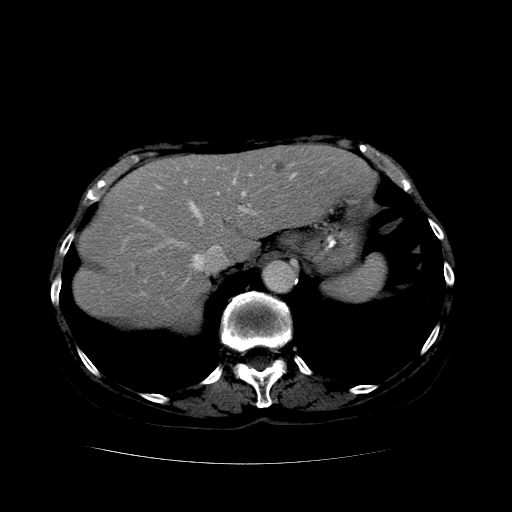
#> input picture Lectures Scripts/Data/Sample Liver Image.bmp, 512 x 512 px, found by its file name
$ python '[4] First Order Features for 2D.py'
#> lines starting #> are read from the running program, lines starting #| are printed output that depends on the picture; after the words box and inside, x2 and y2 are one past the last pixel; in counts of white or black regions, pixels touching at a corner belong together
### Lectures Scripts/Summer 2025 Codes v3/HMB_Summer_2025_Helpers.py
'''
========================================================================
        ╦ ╦┌─┐┌─┐┌─┐┌─┐┌┬┐  ╔╦╗┌─┐┌─┐┌┬┐┬ ┬  ╔╗ ┌─┐┬  ┌─┐┬ ┬┌─┐
        ╠═╣│ │└─┐└─┐├─┤│││  ║║║├─┤│ ┬ ││└┬┘  ╠╩╗├─┤│  ├─┤├─┤├─┤
        ╩ ╩└─┘└─┘└─┘┴ ┴┴ ┴  ╩ ╩┴ ┴└─┘─┴┘ ┴   ╚═╝┴ ┴┴─┘┴ ┴┴ ┴┴ ┴
========================================================================
# Author: Hossam Magdy Balaha
# Initial Creation Date: May 21st, 2025
# Last Modification Date: Jul 18th, 2025
# Permissions and Citation: Refer to the README file.
'''

# Import necessary libraries.
import os  # For file path operations.
import sys  # For system-specific parameters and functions.
import cv2  # For image processing tasks.
import pickle  # For serializing and deserializing Python objects.
import optuna  # For hyperparameter optimization.
import pandas as pd  # For data manipulation and analysis.
# Install the `shutup` library to suppress warnings: pip install shutup
import shutup  # To suppress the differ warnings.
import trimesh  # For 3D mesh operations and visualization.
import numpy as np  # For numerical operations.
import matplotlib.pyplot as plt  # For plotting and visualization.
# You can import specific classes from scikit-learn as needed.
from sklearn.preprocessing import *  # Import all preprocessing classes from scikit-learn.
from sklearn.metrics import *  # Import all metrics classes from scikit-learn.
from sklearn.model_selection import *  # Import all model selection classes from scikit-learn.

import matplotlib

# To avoid the "No display found" error when running on a server or headless environment.
matplotlib.use("Agg")

# To avoid RecursionError in large images.
# Default recursion limit is 1000.
sys.setrecursionlimit(10 ** 8)

# Suppress warnings from the `shutup` library.
shutup.please()  # Suppress all warnings from the `shutup` library.
#> (this line was passed over: shutup is not available in this run)
#> further down, caseImg is the input picture: shape (512, 512); min 0, max 255, mean 24.9
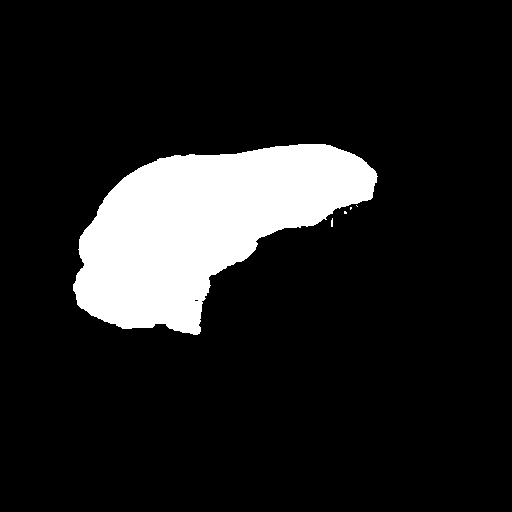
#> input picture Lectures Scripts/Data/Sample Liver Segmentation.bmp, 512 x 512 px, found by its file name
#> `caseSeg = cv2.imread(caseSegPath, cv2.IMREAD_GRAYSCALE)`: caseSeg: shape (512, 512); 12.6% white; 5 white regions (4 under 20 px), largest, box (x1, y1, x2, y2) and area: (73, 144, 378, 335) 32877


# ===========================================================================================
# Function(s) for reading and preprocessing 3D medical imaging data.
# ===========================================================================================

# [232 lines left out: functions ReadVolume, ReadVolumeSpecificClasses, ExtractMultipleObjectsFromROI, not called in this run]


# ===========================================================================================
# Function(s) for calculating first-order statistical features from an image.
# ===========================================================================================

def FirstOrderFeatures2D(img, mask, isNorm=True, ignoreZeros=True):
  """
  Calculate first-order statistical features from an image using a mask.

  Args:
      img (numpy.ndarray): The input image as a 2D NumPy array.
      mask (numpy.ndarray): The binary mask as a 2D NumPy array.
      isNorm (bool): Flag to indicate whether to normalize the histogram.
      ignoreZeros (bool): Flag to indicate whether to ignore zeros in the histogram.

  Returns:
      results (dict): A dictionary containing the calculated first-order features.
      hist2D (numpy.ndarray): The histogram of the pixel values in the region of interest.
  """
#> called with isNorm = True, ignoreZeros = True
  # Extract the Region of Interest (ROI) using the mask.
  roi = cv2.bitwise_and(img, mask)  # Apply bitwise AND operation to extract the ROI.
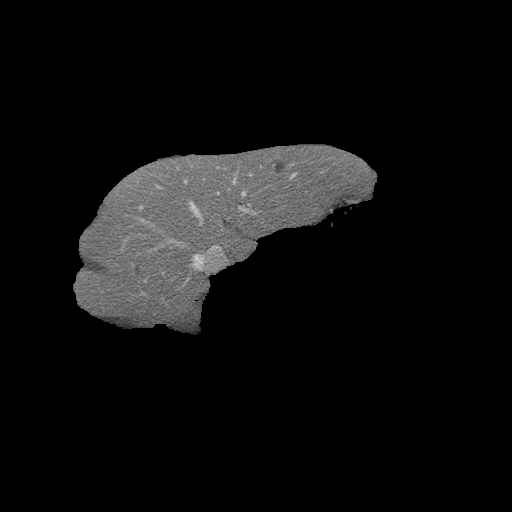
#> roi: shape (512, 512); min 0, max 214, mean 14.5

  # Crop the ROI to remove unnecessary background.
  x, y, w, h = cv2.boundingRect(roi)  # Get the bounding box coordinates of the ROI.
#> x = 73; y = 144; w = 305; h = 191
  cropped = roi[y:y + h, x:x + w]  # Crop the ROI using the bounding box coordinates.
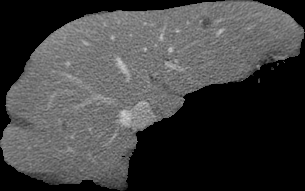
#> cropped: shape (191, 305); min 0, max 214, mean 65.2

  # Calculate the histogram of the cropped ROI.
  minVal = int(np.min(cropped))  # Find the minimum pixel value in the cropped ROI.
#> minVal = 0
  maxVal = int(np.max(cropped))  # Find the maximum pixel value in the cropped ROI.
#> maxVal = 214
  hist2D = []  # Initialize an empty list to store the histogram values.

  # Loop through each possible value in the range [minVal, maxVal].
  for i in range(minVal, maxVal + 1):
    hist2D.append(np.count_nonzero(cropped == i))  # Count occurrences of the value `i` in the cropped ROI.
#> after the loop, hist2D = 215 values, max 25352 at index 0, min 0 at index 2, mean 271
  hist2D = np.array(hist2D)  # Convert the histogram list to a NumPy array.

  # If ignoreZeros is True, set the first bin (background) to zero.
  if (ignoreZeros and (minVal == 0)):
    # Ignore the background (assumed to be the first bin in the histogram).
    hist2D = hist2D[1:]  # Remove the first bin (background).
#> hist2D = 214 values, max 956 at index 116, min 0 at index 1, mean 153.8
    minVal += 1  # Adjust the minimum value to exclude the background.
#> minVal = 1

  # Calculate the total count of values in the histogram before normalization.
  freqCount = np.sum(hist2D)  # Sum all frequencies in the histogram.
#> freqCount = 32903

  # Normalize the histogram if the flag is set.
  if (isNorm):
    # Normalize the histogram to represent probabilities.
    hist2D = hist2D / np.sum(hist2D)  # Divide each bin by the total count to normalize.
#> hist2D = 214 values, max 0.0291 at index 116, min 0 at index 1, mean 0.00467

  # Calculate the total count of values from the histogram after normalization.
  count = np.sum(hist2D)  # Sum all probabilities in the normalized histogram.
#> count = 1

  # Determine the range of values in the histogram.
  rng = np.arange(minVal, maxVal + 1)  # Create an array of values from `minVal` to `maxVal`.
#> rng = 214 values from 1 to 214

  # Calculate the sum of values from the histogram.
  sumVal = np.sum(hist2D * rng)  # Multiply each value by its frequency and sum the results.
#> sumVal = 115.4

  # Calculate the mean (average) value from the histogram.
  mean = sumVal / count  # Divide the total sum by the total count.
#> mean = 115.4

  # Calculate the variance from the histogram.
  variance = np.sum(hist2D * (rng - mean) ** 2) / count  # Measure of the spread of the data.
#> variance = 333.4

  # Calculate the standard deviation from the histogram.
  stdDev = np.sqrt(variance)  # Square root of the variance.
#> stdDev = 18.26

  # Calculate the skewness from the histogram.
  skewness = np.sum(hist2D * (rng - mean) ** 3) / (count * stdDev ** 3)  # Measure of asymmetry in the data.
#> skewness = -0.244

  # Calculate the kurtosis from the histogram.
  kurtosis = np.sum(hist2D * (rng - mean) ** 4) / (count * stdDev ** 4)  # Measure of the "tailedness" of the data.
#> kurtosis = 5.64

  # Calculate the excess kurtosis from the histogram.
  exKurtosis = kurtosis - 3  # Excess kurtosis relative to a normal distribution.
#> exKurtosis = 2.64

  # Store the results in a dictionary.
  results = {
    "Min"               : minVal,  # Minimum pixel value.
    "Max"               : maxVal,  # Maximum pixel value.
    "Count"             : count,  # Total count of pixels after normalization.
    "Frequency Count"   : freqCount,  # Total count of pixels before normalization.
    "Sum"               : sumVal,  # Sum of pixel values.
    "Mean"              : mean,  # Mean pixel value.
    "Variance"          : variance,  # Variance of pixel values.
    "Standard Deviation": stdDev,  # Standard deviation of pixel values.
    "Skewness"          : skewness,  # Skewness of pixel values.
    "Kurtosis"          : kurtosis,  # Kurtosis of pixel values.
    "Excess Kurtosis"   : exKurtosis,  # Excess kurtosis of pixel values.
  }

  return results, hist2D


# [2538 lines left out: functions FirstOrderFeatures2DV2, CalculateGLCMCooccuranceMatrix, CalculateGLCMCooccuranceMatrix3D, CalculateGLCMFeaturesOptimized, CalculateGLRLMRunLengthMatrix, CalculateGLRLMFeatures and 19 more, not called in this run]


class OptunaTuning(object):
  # [447 lines left out: functions __init__, ObjectiveFunction, Tune, GetStudy, GetBestParams, GetBestValue and 4 more, not called in this run]

### Lectures Scripts/Summer 2025 Codes v3/[4] First Order Features for 2D.py
'''
========================================================================
        ╦ ╦┌─┐┌─┐┌─┐┌─┐┌┬┐  ╔╦╗┌─┐┌─┐┌┬┐┬ ┬  ╔╗ ┌─┐┬  ┌─┐┬ ┬┌─┐
        ╠═╣│ │└─┐└─┐├─┤│││  ║║║├─┤│ ┬ ││└┬┘  ╠╩╗├─┤│  ├─┤├─┤├─┤
        ╩ ╩└─┘└─┘└─┘┴ ┴┴ ┴  ╩ ╩┴ ┴└─┘─┴┘ ┴   ╚═╝┴ ┴┴─┘┴ ┴┴ ┴┴ ┴
========================================================================
# Author: Hossam Magdy Balaha
# Initial Creation Date: May 20th, 2024
# Last Modification Date: May 22nd, 2025
# Permissions and Citation: Refer to the README file.
'''

# Import necessary libraries.
import cv2  # For image processing tasks.
import numpy as np  # For numerical operations.
import matplotlib.pyplot as plt  # For plotting graphs.
from HMB_Summer_2025_Helpers import *  # Import custom helper functions.

# Define the paths to the input image and segmentation mask.
caseImgPath = r"Data/Sample Liver Image.bmp"  # Path to the liver image.
caseSegPath = r"Data/Sample Liver Segmentation.bmp"  # Path to the liver segmentation mask.

# Load the images in grayscale mode.
caseImg = cv2.imread(caseImgPath, cv2.IMREAD_GRAYSCALE)  # Load the liver image.
caseSeg = cv2.imread(caseSegPath, cv2.IMREAD_GRAYSCALE)  # Load the segmentation mask.

# Calculate first-order features for 2D images.
# With normalization and ignoring zeros (background).
fos, hist2D = FirstOrderFeatures2D(caseImg, caseSeg, isNorm=True, ignoreZeros=True)
#> fos = 11 items
# With normalization and without ignoring zeros (background).
# fos, hist2D = FirstOrderFeatures2D(caseImg, caseSeg, isNorm=True, ignoreZeros=False)

print("First Order Features:")  # Print the header for the features.
for key, value in fos.items():  # Iterate through the features' dictionary.
  print(f"{key}: {np.round(value, 4)}")  # Print each feature with its value formatted to 4 decimal places.
#> this loop made 11 passes
#> (key, value) on passes 1 to 11: ('Min', 1), ('Max', 214), ('Count', 1), ('Frequency Count', 32903), ('Sum', 115.4), ('Mean', 115.4), ('Variance', 333.4), ('Standard Deviation', 18.26), ('Skewness', -0.244), ('Kurtosis', 5.64), ('Excess Kurtosis', 2.64)
#| Min: 1
#| Max: 214
#| Count: 1.0
#| Frequency Count: 32903
#| Sum: 115.3669
#| Mean: 115.3669
#| Variance: 333.4198
#| Standard Deviation: 18.2598
#> (further printed lines are left out)

# Plot the histogram.
min = int(fos["Min"])  # Get the minimum pixel value from the features.
#> min = 1
max = int(fos["Max"])  # Get the maximum pixel value from the features.
#> max = 214
plt.figure()  # Create a new figure for the plot.
plt.bar(np.arange(min, max + 1), hist2D)  # Plot the histogram as a bar chart.
plt.title("2D Histogram")  # Set the title of the plot.
plt.xlabel("Pixel Value")  # Label the x-axis.
plt.ylabel("Frequency")  # Label the y-axis.
plt.tight_layout()  # Adjust the layout for better visualization.

# Save the histogram plot as an image file.
ext = caseImgPath.split(".")[-1]  # Get the file extension of the input image.
plt.savefig(
  caseImgPath.replace(f".{ext}", f" Histogram.jpg"),  # Replace the file extension and save the plot.
  dpi=300,  # Set the resolution of the saved image.
  bbox_inches="tight",  # Ensure the entire plot is saved without cropping.
)
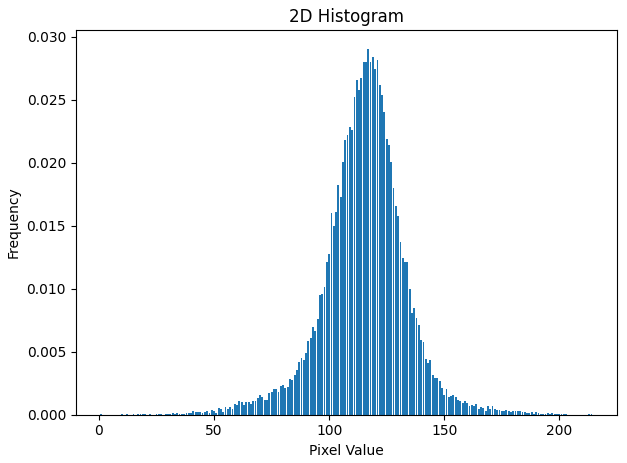
#> figure drawn by matplotlib, 1 panel; tallest bar 0.0291 high, from x = 116.6 to 117.4

plt.show()  # Display the histogram plot.
plt.close()  # Close the figure.
plt.clf()  # Clear the current figure.
